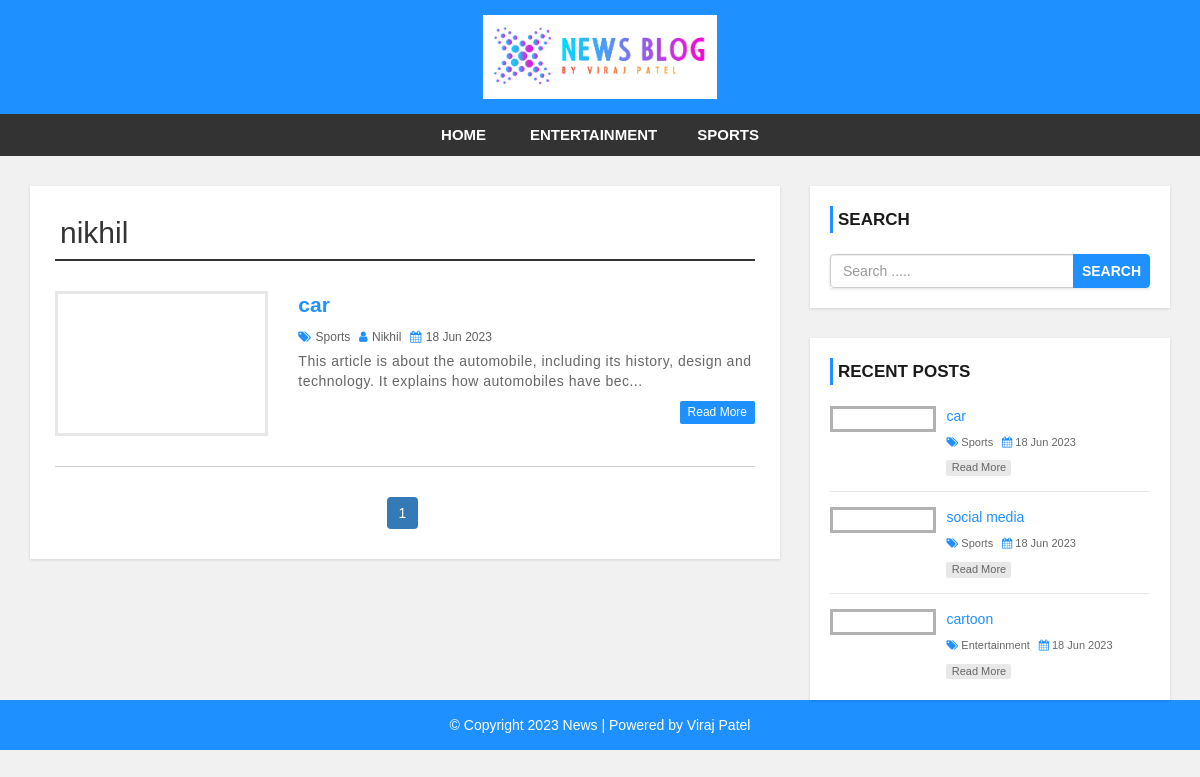
Page /author.php?aid=31 on the committed database.
### tables this page shows
CREATE TABLE `category` (
  `category_id` int(11) NOT NULL,
  `category_name` varchar(100) NOT NULL,
  `post` int(11) NOT NULL DEFAULT 0
);

CREATE TABLE `post` (
  `post_id` int(11) NOT NULL,
  `title` varchar(100) NOT NULL,
  `description` text NOT NULL,
  `category` varchar(100) NOT NULL,
  `post_date` varchar(50) NOT NULL,
  `author` int(11) NOT NULL,
  `post_img` varchar(100) NOT NULL
);

CREATE TABLE `user` (
  `user_id` int(10) UNSIGNED NOT NULL,
  `first_name` varchar(30) NOT NULL,
  `last_name` varchar(30) NOT NULL,
  `username` varchar(30) DEFAULT NULL,
  `password` varchar(40) DEFAULT NULL,
  `role` int(11) NOT NULL
);

### config.php (called while the page is built, shortened)
<?php
$hostname = "http://localhost/newsweb";
?>

### author.php (the view, shortened to what this page needs)
<?php include 'header.php'; ?>
    <div id="main-content">
      <div class="container">
        <div class="row">
            <div class="col-md-8">
                <div class="post-container">
                <?php
                include "config.php";
                if(isset($_GET['aid'])){
                $auth_id = $_GET['aid'];
                $sql1 = "SELECT * FROM post JOIN user
                ON post.author = user.user_id
                WHERE post.author = {$auth_id}";
                $result1 = mysqli_query($con,$sql1) or die("query failed");
                $row1 = mysqli_fetch_assoc($result1);
                ?>
                  <h2 class="page-heading"><?php echo $row1['username']; ?></h2>
                  <?php
                        $limit = 3;
                        if(isset($_GET['page'])){
                        $page = $_GET['page'];
                        }
                        else{
                        $page = 1;
                        }
                        $offset = ($page-1)*$limit;
                        $sql = "SELECT post.post_id, post.title, post.description, post.post_date, post.author,
                        category.category_name, user.username, post.category, post.post_img FROM post
                        LEFT JOIN category ON post.category = category.category_id
                        LEFT JOIN user ON post.author = user.user_id
                        WHERE post.author = {$auth_id}
                        ORDER BY post.post_id DESC LIMIT {$offset},{$limit}";
                        $result = mysqli_query($con,$sql) or die("query failed");
                        if(mysqli_num_rows($result) > 0){
                            while($row = mysqli_fetch_assoc($result)){
                        ?>
                        <div class="post-content">
                            <div class="row">
                                <div class="col-md-4">
                                    <a class="post-img" href="single.php?id=<?php echo $row['post_id']; ?>"><img src="admin/upload/<?php echo $row['post_img'];?>" alt=""/></a>
                                </div>
                                <div class="col-md-8">
                                    <div class="inner-content clearfix">
                                        <h3><a href='single.php?id=<?php echo $row['post_id']; ?>'><?php echo $row['title']; ?></a></h3>
                                        <div class="post-information">
                                            <span>
                                                <i class="fa fa-tags" aria-hidden="true"></i>
                                                <a href='category.php?cid=<?php echo $row['category']; ?>'><?php echo $row['category_name'];?></a>
                                            </span>
                                            <span>
                                                <i class="fa fa-user" aria-hidden="true"></i>
                                                <a href='author.php?aid=<?php echo $row['author'];?>'><?php echo $row['username'];?></a>
                                            </span>
                                            <span>
                                                <i class="fa fa-calendar" aria-hidden="true"></i>
                                                <?php echo $row['post_date'];?>
                                            </span>
                                        </div>
                                        <p class="description">
                                        <?php echo substr($row['description'],0,120)."..."; ?>
                                        </p>
                                        <a class='read-more pull-right' href='single.php?id=<?php echo $row['post_id']; ?>'>read more</a>
                                    </div>
                                </div>
                            </div>
                        </div>
                        <?php
                            }
                        }else{
                            echo "<h2>No Record Found</h2>";
                        }
                        if(mysqli_num_rows($result1) > 0){
                            $total_records = mysqli_num_rows($result1);
                            $total_page = ceil($total_records/$limit);
                            echo "<ul class='pagination admin-pagination'>";
                            for($i=1; $i <= $total_page; $i++){
                                if($i == $page){
                                    $active = "active";
                                }
                                else{
                                    $active = "";
                                }
                                echo '<li class="'.$active.'"><a href="index.php?aid='.$auth_id.'&page='.$i.'">'.$i.'</a></li>';
                            }
                            echo "</ul>";
                        }
                    }
                    else{
                        echo "<h2>No Record Found</h2>";
                    }
                        ?>
                </div>
            </div>
            <?php include 'sidebar.php'; ?>
        </div>
      </div>
    </div>
<?php include 'footer.php'; ?>

### header.php (shortened to what this page needs)
<?php
include "config.php";
?>
<!DOCTYPE html>
<html lang="en">
<head>
    <link rel="stylesheet" href="css/bootstrap.min.css" />
    <link rel="stylesheet" href="css/font-awesome.css">
    <link rel="stylesheet" href="css/style.css">
</head>
<body>
<div id="header">
    <div class="container">
        <div class="row">
            <div class=" col-md-offset-4 col-md-4">
                <a href="index.php" id="logo"><img src="images/news.png"></a>
            </div>
        </div>
    </div>
</div>
<div id="menu-bar">
    <div class="container">
        <div class="row">
            <div class="col-md-12">
                <?php
                include "config.php";
                $sql = "SELECT * FROM category WHERE post > 0";
                $result = mysqli_query($con,$sql) or die("query failed : category");
                if(mysqli_num_rows($result) > 0){
                    $active = "";
                ?>
                <ul class='menu'>
                <li><a class='{$active}' href='<?php echo $hostname; ?>'>Home</a></li>
                    <?php while($row = mysqli_fetch_assoc($result)){
                    echo "<li><a class='{$active}' href='category.php?cid={$row['category_id']}'>{$row['category_name']}</a></li>";
                    } ?>
                </ul>
                <?php } ?>
            </div>
        </div>
    </div>
</div>

### sidebar.php (shortened to what this page needs)
<div id="sidebar" class="col-md-4">
    <div class="search-box-container">
        <h4>Search</h4>
        <form class="search-post" action="search.php" method ="GET">
            <div class="input-group">
                <input type="text" name="search" class="form-control" placeholder="Search .....">
                <span class="input-group-btn">
                    <button type="submit" class="btn btn-danger">Search</button>
                </span>
            </div>
        </form>
    </div>
    <div class="recent-post-container">
        <h4>Recent Posts</h4>
        <?php
            include "config.php";
            $limit = 3;
            $sql = "SELECT post.post_id, post.title, post.post_date,
            category.category_name,post.category, post.post_img FROM post
            LEFT JOIN category ON post.category = category.category_id
            ORDER BY post.post_id DESC LIMIT {$limit}";
            $result = mysqli_query($con,$sql) or die("query failed : Recent Post");
            if(mysqli_num_rows($result) > 0){
                while($row = mysqli_fetch_assoc($result)){
            ?>
        <div class="recent-post">
            <a class="post-img" href="single.php?id=<?php echo $row['post_id']; ?>">
            </a>
            <div class="post-content">
                <h5><a href="single.php?id=<?php echo $row['post_id']; ?>"><?php echo $row['title']; ?></a></h5>
                <span>
                    <i class="fa fa-tags" aria-hidden="true"></i>
                    <a href='category.php?cid=<?php echo $row['category'];?>'><?php echo $row['category_name'];?></a>
                </span>
                <span>
                    <i class="fa fa-calendar" aria-hidden="true"></i>
                    <?php echo $row['post_date'];?>
                </span>
                <a class="read-more" href="single.php?id=<?php echo $row['post_id']; ?>">read more</a>
            </div>
        </div>
    <?php
                }}
    ?>
</div>

### css/style.css (style rules this page uses)
body { background: #f1f1f1; font-family: sans-serif,arial,Helvetica; }
a, a:hover, a:focus { text-decoration: none; outline: none; }
ul { margin:0; padding:0; list-style:none; }
h2.page-heading { margin: 5px 0 30px; padding: 0 5px 10px; border-bottom: 2px solid #333; }
form { background: #fff; padding: 25px; box-shadow:0 1px 3px rgba(0, 0, 0, 0.13); }
#header { background: #1e90ff; text-align: center; padding: 15px; }
#logo { display: inline-block; width: 65%; }
#logo img { width: 100%; }
#menu-bar { background: #333; text-align: center; }
#menu-bar .menu > li { display: inline-block; }
.menu > li > a { padding: 10px 20px; display: block; text-transform: uppercase; color: #fff; font-size: 15px; font-weight:600; transition:all 0.5s ease 0s; }
#main-content { padding: 30px 0; min-height: 750px; }
#main-content .post-container { background-color: #fff; padding: 25px; box-shadow: 0 1px 3px rgba(0, 0, 0, 0.13); }
#main-content .post-content { border-bottom: 1px solid #d1d1d1; padding: 0 0 30px; margin-bottom:30px; }
#main-content .post-content .post-img { border: 3px solid #e7e7e7; display: block; height: 145px; overflow: hidden; transition: border .3s; }
#main-content .post-content h3 { font-size: 21px; line-height: 28px; font-weight: 600; margin: 0 0 7px; }
#main-content .post-content h3 a { color: #1e90ff; transition:all 0.3s; }
#main-content .post-content .post-information span { color: #606060; font-size: 12px; text-transform: capitalize; margin: 0 5px 5px 0; display: inline-block; }
#main-content .post-content .post-information i { color: #1e90ff; margin-right: 1px; }
#main-content .post-content .post-information a { color: #606060; text-decoration: none; }
#main-content .post-content p, #main-content .single-post p { color: #666; font-size: 14px; letter-spacing: 0.5px; margin:0 0 10px; }
#main-content .post-content a.read-more { color: #fff; background-color: #1E90FF; font-size: 12px; text-transform: capitalize; padding: 3px 8px; border-radius: 2px; transition: all 0.3s; }
.pagination { display: block; text-align: center; margin: 0; }
.pagination li { display:inline-block; margin: 0 5px 0 0; }
.pagination li a { border: none; background: #1e90ff; color: #fff; }
i.fa { color:#222; }
#sidebar h4 { color: #1A1A1A; font-size: 17px; line-height: 27px; font-weight:600; text-transform: uppercase; padding: 0 0 0 5px; margin: 0 0 21px; border-left: 3px solid #1e90ff; }
#sidebar .search-box-container { background-color: #fff; padding: 20px; margin: 0 0 30px; box-shadow: 0 1px 3px rgba(0, 0, 0, 0.13); }
#sidebar .search-post { padding: 0; }
#sidebar .search-post input { color: #606060; }
#sidebar .search-post .btn { font-weight: 600; text-transform: uppercase; padding: 6px 8px; background-color: #1E90FF; border-color: #1E90FF; outline: none; }
#sidebar .recent-post-container { padding: 20px; background: #fff; box-shadow: 0 1px 3px rgba(0, 0, 0, 0.13); }
#sidebar .recent-post { border-bottom: 1px solid #e7e7e7; padding: 0 0 15px; margin: 0 0 15px; }
#sidebar .recent-post:last-child { margin: 0; padding: 0; border: none; }
#sidebar .recent-post .post-img { display: inline-block; width: 33%; border: 3px solid rgba(0,0,0,0.3); vertical-align: top; transition: border .3s; }
#sidebar .recent-post .post-content { width: 65%; display: inline-block; border: none; padding: 0 0 0 7px; margin: 0; }
#sidebar .recent-post h5 { font-size: 14px; line-height: 20px; margin: 0 0 5px; }
#sidebar .recent-post h5 a { color: #1E90FF; }
#sidebar .recent-post span { color: #666; font-size: 11px; display: inline-block; margin: 0 5px 10px 0; }
#sidebar .recent-post span a { color: #666; }
#sidebar .recent-post span i { color: #1E90FF; }
#sidebar .recent-post a.read-more { color: #666; background-color: rgba(0,0,0,0.09); width: 65px; font-size: 11px; text-align: center; padding: 0; display: block; transition: all 0.3s; }

### rows in the picture
category: category_name "ENTERTAINMENT"
category: category_name "SPORTS"
post: user.username "nikhil", title "car", category.category_name "Sports", user.username "Nikhil", post_date "18 Jun 2023", description "This article is about the automobile, including its history, design and technology. It explains how automobiles have bec"
post: title "social media", category.category_name "Sports", post_date "18 Jun 2023"
post: title "cartoon", category.category_name "Entertainment", post_date "18 Jun 2023"
